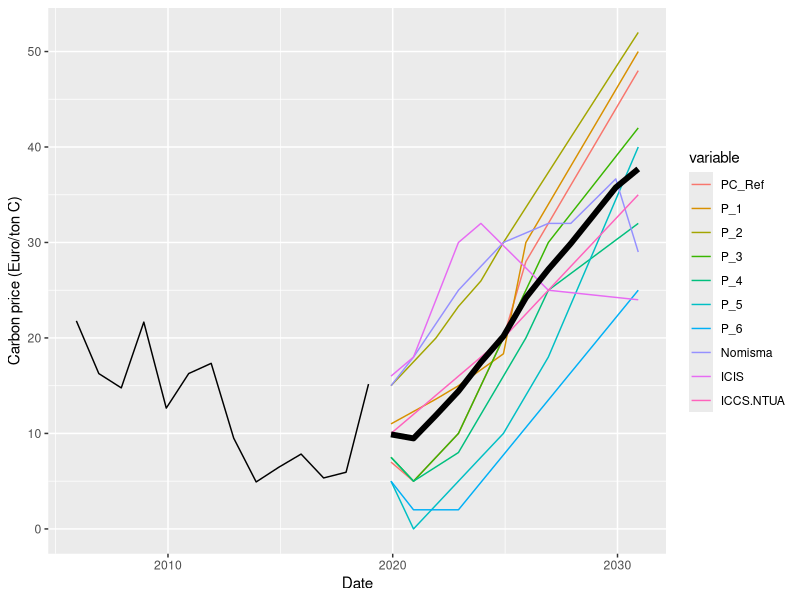
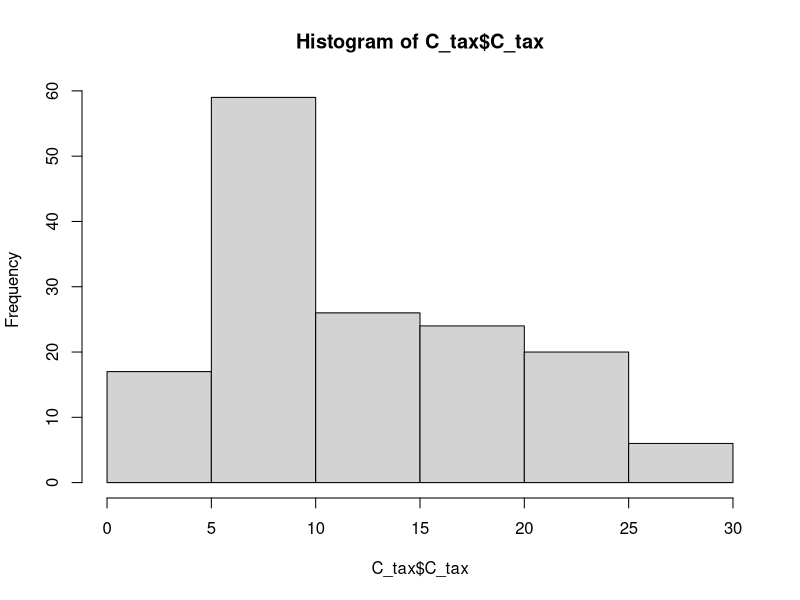
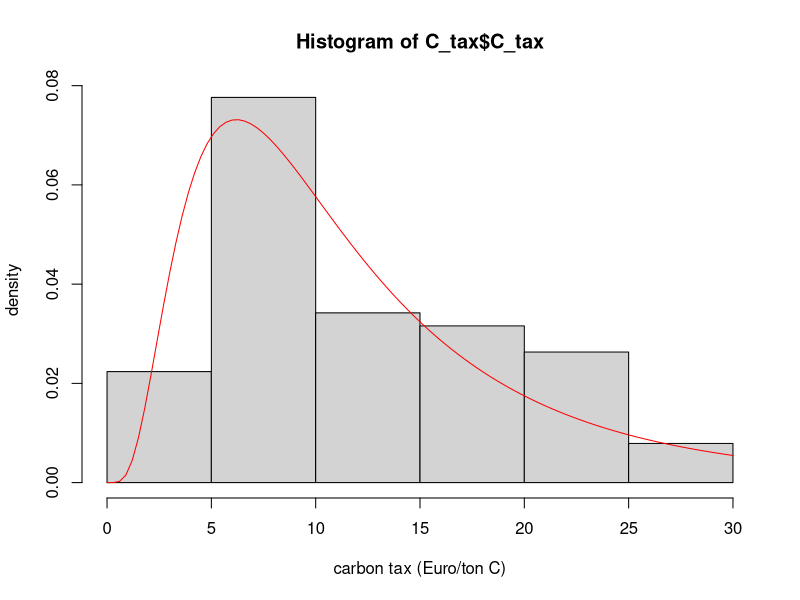
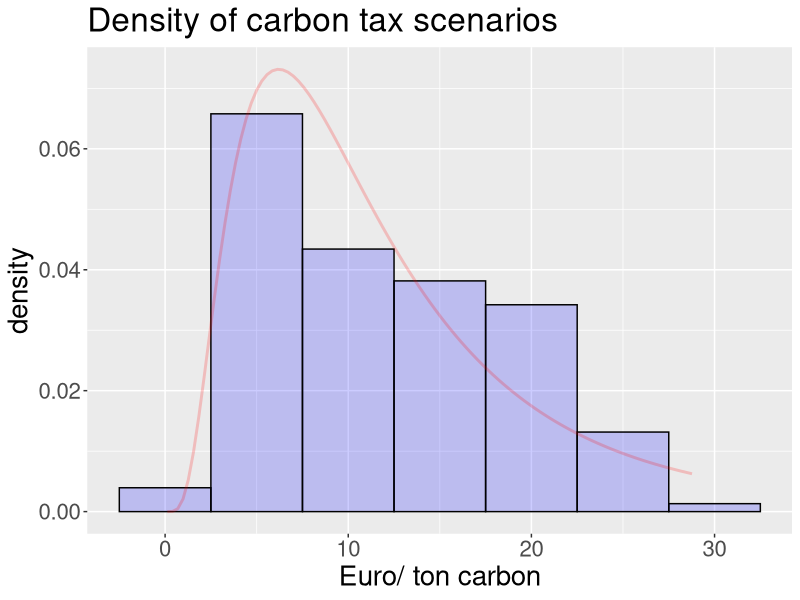

These charts were generated, in order, by the following R code:
######################################################################################################################
#
# This script creates n.scenarios carbon tax scenarios by taking the carbon tax for Germany of the years 2005-2017 
# (source: source: https://de.investing.com/commodities/carbon-emissions-historical-data, 2018), fitting a distribution to 
# the carbon tax, and then making random draws for each harvest period and adding it to the carbon tax of 2017.
#
######################################################################################################################

# Load packages
library(fitdistrplus) # for fitting distribution
library(lhs) # for Latin Hypercube Sampling
library(ggplot2) # for plotting
library(reshape) # for melting columns for ggplot

# Load data
C_tax <- read.csv("Data/carbon_tax.csv", sep = ";") #record
C_tax$Date <- as.Date(C_tax$Date, "%d.%m.%Y") # change date column to date format
C_tax$Year <- format(C_tax$Date, "%Y") # add a year column in date format
C_tax_yearly <- aggregate(C_tax ~ Year, C_tax, mean)
C_tax_yearly$Year <- as.Date(C_tax_yearly$Year, "%Y") # change year from character to date format

C_tax_scen <- read.csv("Data/carbon_scenarios.csv", sep = ";") # scenarios
C_tax_scen$Date <- as.Date(as.character(C_tax_scen$Date), "%Y")

# make a graph of the carbon tax and scenarios

  # scenarios
C_tax_scen_long <- melt(C_tax_scen, id.vars = "Date") # change from wide to long format for plotting 
ggplot(C_tax_scen_long, aes(x=Date, y = value))+
  geom_line(aes(colour = variable))+
  geom_line(data = C_tax_yearly, aes(y=C_tax, x = Year))+
  ylab("Carbon price (Euro/ton C)")+
  stat_summary(fun.y = mean, geom = "line", lwd = 2)


#--- old stuff that I still need-----#

  # histogram
hist(C_tax$C_tax)


# fit a lognormal distribution
distr <- fitdist(C_tax$C_tax, "lnorm")
summary(distr)
m <- distr$estimate["meanlog"]
sd <-distr$estimate["sdlog"] # extract the standard deviation of the lognormal distribution 

# calculate the tax with maximum probability
grid <- seq(0,30, 0.1)
max_probability <- grid[which.max(dlnorm(grid,m, sd))] # price with maximum probability

# draw random samples from the lognormal distribution (with replacement)

test <- rlnorm(100, meanlog = m, sdlog = sd)

# make a plot of original histogram with fitted lognormal curve
hist(C_tax$C_tax, prob = TRUE, ylab = "density", xlab = "carbon tax (Euro/ton C)")
curve(dlnorm(x, m, sd), add = TRUE, col = "red")

ggplot(C_tax, aes(x = C_tax))+
  geom_histogram(aes(y=..density..),
                 binwidth = 5,
                 colour = "black", fill = "blue", alpha = .2)+
stat_function(fun = dlnorm, args = list(meanlog = m, sdlog = sd),size = 1, color = "red", alpha = .2)+
  labs(x = "Euro/ ton carbon", title = "Density of carbon tax scenarios")+
  theme(text = element_text(size =20))
